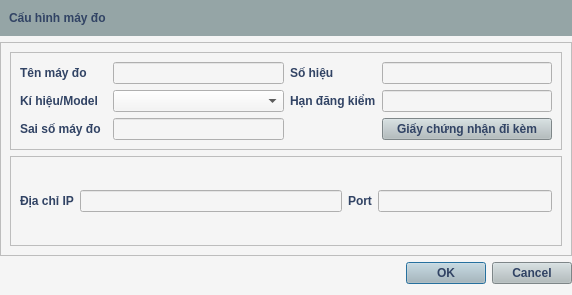
<?xml version="1.0" encoding="UTF-8"?>
<ui version="4.0">
 <class>instrumentEhernet</class>
 <widget class="QDialog" name="instrumentEhernet">
  <property name="geometry">
   <rect>
    <x>0</x>
    <y>0</y>
    <width>572</width>
    <height>295</height>
   </rect>
  </property>
  <property name="windowTitle">
   <string>Dialog</string>
  </property>
  <property name="styleSheet">
   <string notr="true">background-color:rgb(245, 245, 245);</string>
  </property>
  <layout class="QGridLayout" name="gridLayout_4" rowstretch="1,6,0">
   <property name="leftMargin">
    <number>0</number>
   </property>
   <property name="topMargin">
    <number>0</number>
   </property>
   <property name="rightMargin">
    <number>0</number>
   </property>
   <item row="0" column="0">
    <widget class="QFrame" name="frame_4">
     <property name="styleSheet">
      <string notr="true">border:none;
background-color: rgb(149,165,166);</string>
     </property>
     <property name="frameShape">
      <enum>QFrame::StyledPanel</enum>
     </property>
     <property name="frameShadow">
      <enum>QFrame::Raised</enum>
     </property>
     <layout class="QGridLayout" name="gridLayout_5">
      <item row="0" column="0">
       <widget class="QLabel" name="label">
        <property name="styleSheet">
         <string notr="true">font: 87 10.5pt &quot;Sans&quot;; font:bold; background-color: none; color: rgb(49,67,100);</string>
        </property>
        <property name="text">
         <string>Cấu hình máy đo</string>
        </property>
       </widget>
      </item>
     </layout>
    </widget>
   </item>
   <item row="1" column="0">
    <widget class="QFrame" name="frame">
     <property name="frameShape">
      <enum>QFrame::StyledPanel</enum>
     </property>
     <property name="frameShadow">
      <enum>QFrame::Raised</enum>
     </property>
     <layout class="QGridLayout" name="gridLayout_3">
      <item row="0" column="0">
       <widget class="QFrame" name="frame_3">
        <property name="frameShape">
         <enum>QFrame::StyledPanel</enum>
        </property>
        <property name="frameShadow">
         <enum>QFrame::Raised</enum>
        </property>
        <layout class="QGridLayout" name="gridLayout">
         <item row="1" column="0" colspan="2">
          <widget class="QLabel" name="label_2">
           <property name="styleSheet">
            <string notr="true">font: 87 9.5pt &quot;Sans&quot;; font:bold; background-color: none; color: rgb(49,67,100);</string>
           </property>
           <property name="text">
            <string>Tên máy đo</string>
           </property>
          </widget>
         </item>
         <item row="1" column="4">
          <widget class="QLineEdit" name="leSerial"/>
         </item>
         <item row="2" column="0">
          <widget class="QLabel" name="label_3">
           <property name="styleSheet">
            <string notr="true">font: 87 9.5pt &quot;Sans&quot;; font:bold; background-color: none; color: rgb(49,67,100);</string>
           </property>
           <property name="text">
            <string>Kí hiệu/Model</string>
           </property>
          </widget>
         </item>
         <item row="2" column="3">
          <widget class="QLabel" name="label_5">
           <property name="styleSheet">
            <string notr="true">font: 87 9.5pt &quot;Sans&quot;; font:bold; background-color: none; color: rgb(49,67,100);</string>
           </property>
           <property name="text">
            <string>Hạn đăng kiểm</string>
           </property>
          </widget>
         </item>
         <item row="2" column="4">
          <widget class="QLineEdit" name="leRegisDeadline"/>
         </item>
         <item row="3" column="0">
          <widget class="QLabel" name="label_6">
           <property name="styleSheet">
            <string notr="true">font: 87 9.5pt &quot;Sans&quot;; font:bold; background-color: none; color: rgb(49,67,100);</string>
           </property>
           <property name="text">
            <string>Sai số máy đo</string>
           </property>
          </widget>
         </item>
         <item row="3" column="2">
          <widget class="QLineEdit" name="leErrorInstrument"/>
         </item>
         <item row="1" column="2">
          <widget class="QLineEdit" name="leNameInstrument"/>
         </item>
         <item row="1" column="3">
          <widget class="QLabel" name="label_4">
           <property name="styleSheet">
            <string notr="true">font: 87 9.5pt &quot;Sans&quot;; font:bold; background-color: none; color: rgb(49,67,100);</string>
           </property>
           <property name="text">
            <string>Số hiệu</string>
           </property>
          </widget>
         </item>
         <item row="3" column="4">
          <widget class="QPushButton" name="pushButton">
           <property name="styleSheet">
            <string notr="true">QPushButton
{
border-color: rgb(49, 67, 100);
color: rgb(49,67,100);
background-color: rgb(177,188,190); 
font: 87 8pt &quot;Myriad Pro&quot;;
font:bold;
outline:none;
}
QPushButton::hover
{
   background-color:rgba(146,165,201);
  	outline:none;
}</string>
           </property>
           <property name="text">
            <string>Giấy chứng nhận đi kèm</string>
           </property>
          </widget>
         </item>
         <item row="2" column="2">
          <widget class="QComboBox" name="cbTypeInstr"/>
         </item>
        </layout>
       </widget>
      </item>
      <item row="1" column="0">
       <widget class="QFrame" name="frame_2">
        <property name="frameShape">
         <enum>QFrame::StyledPanel</enum>
        </property>
        <property name="frameShadow">
         <enum>QFrame::Raised</enum>
        </property>
        <layout class="QGridLayout" name="gridLayout_2" columnstretch="0,3,0,2">
         <item row="0" column="0">
          <widget class="QLabel" name="label_7">
           <property name="styleSheet">
            <string notr="true">font: 87 9.5pt &quot;Sans&quot;; font:bold; background-color: none; color: rgb(49,67,100);</string>
           </property>
           <property name="text">
            <string>Địa chỉ IP</string>
           </property>
          </widget>
         </item>
         <item row="0" column="1">
          <widget class="QLineEdit" name="leIp"/>
         </item>
         <item row="0" column="2">
          <widget class="QLabel" name="label_8">
           <property name="styleSheet">
            <string notr="true">font: 87 9.5pt &quot;Sans&quot;; font:bold; background-color: none; color: rgb(49,67,100);</string>
           </property>
           <property name="text">
            <string>Port</string>
           </property>
          </widget>
         </item>
         <item row="0" column="3">
          <widget class="QLineEdit" name="lePort"/>
         </item>
        </layout>
       </widget>
      </item>
     </layout>
    </widget>
   </item>
   <item row="2" column="0">
    <widget class="QDialogButtonBox" name="selectInstrument">
     <property name="styleSheet">
      <string notr="true">QPushButton
{
border-color: rgb(49, 67, 100);
color: rgb(49,67,100);
background-color: rgb(177,188,190); 
font: 87 8pt &quot;Myriad Pro&quot;;
font:bold;
outline:none;
}
QPushButton::hover
{
   background-color:rgba(146,165,201);
  	outline:none;
}</string>
     </property>
     <property name="orientation">
      <enum>Qt::Horizontal</enum>
     </property>
     <property name="standardButtons">
      <set>QDialogButtonBox::Cancel|QDialogButtonBox::Ok</set>
     </property>
    </widget>
   </item>
  </layout>
 </widget>
 <resources/>
 <connections>
  <connection>
   <sender>selectInstrument</sender>
   <signal>accepted()</signal>
   <receiver>instrumentEhernet</receiver>
   <slot>accept()</slot>
   <hints>
    <hint type="sourcelabel">
     <x>248</x>
     <y>254</y>
    </hint>
    <hint type="destinationlabel">
     <x>157</x>
     <y>274</y>
    </hint>
   </hints>
  </connection>
  <connection>
   <sender>selectInstrument</sender>
   <signal>rejected()</signal>
   <receiver>instrumentEhernet</receiver>
   <slot>reject()</slot>
   <hints>
    <hint type="sourcelabel">
     <x>316</x>
     <y>260</y>
    </hint>
    <hint type="destinationlabel">
     <x>286</x>
     <y>274</y>
    </hint>
   </hints>
  </connection>
 </connections>
</ui>
